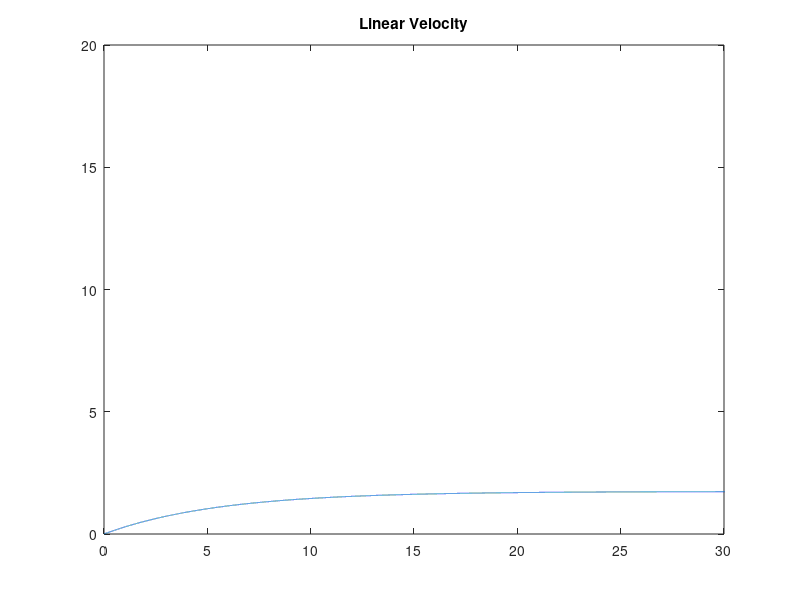

MATLAB code for this plot:
 %% Dynamics calculator %%
 
 %% Initial and Goal parameters%%
 initial_position = [0, 0]; 
 initial_bearing = 0;      % Initial angular position [rad]
 initial_velocity = 0;
 
 goal_position  = [2,2];
 
 %% Boat Parameters %%
 
mass = 15;
inertia_z = 5.414;     % Inertia around z
L1 = 0.61;                 % Distance from the motor shaft to x-axis [m] 
damping_yaw = 3.5;
damping_surge = 2.7; 

%% Time settings %%

time_interval = 0.001;
t = 0 : time_interval : 90;  % Discrete time vector
time_points = length(t);    % Size of the time vector (total amount of time points)

%% Forces and Torques %%

ForceL = 2.7;                                         % Force in left motor [N]
ForceR = 2;                                         % Force in right motor [N]
input_torque = L1*ForceL - L1*ForceR;   % Torque that creates to rotation in yaw

%% Velocities and Accelerations %%

linear_acc = zeros([1 time_points]);                        % generates a vector with the length of the time vector with all zeros
linear_acc(1) = (ForceL + ForceR)/(mass);                  % sets the initial linear acceleration at the first entry of the linear acc vector
linear_vel = zeros([1 time_points]);   % generates a vector with the length of the time vector with all zeros      
linear_vel(1) = initial_velocity;
linear_pos_displacement = zeros([1 time_points]);               % generates a vector with the length of the time vector with all zeros

angular_acc = zeros([1 time_points]);           % generates a vector with the length of the time vector with all zeros
angular_acc(1) = input_torque/(inertia_z);      % Initial angular acceleration
angular_vel = zeros([1 time_points]);           % generates a vector with the length of the time vector with all zeros
angular_pos = zeros([1 time_points]);           % generates a vector with the length of the time vector with all zeros
angular_pos(1) = initial_bearing;           % Initial angular position (orientation of the boat in earth frame)


%% Main program %%

for k = 2 : time_points  % A loop that populates all acceleration, velocity and position vectors based on their corresponding formulas

linear_acc(k) =(ForceL + ForceR - damping_surge*linear_vel(k-1))/(mass + damping_surge*time_interval);
linear_vel(k) = linear_vel(k-1) + linear_acc(k-1)*time_interval;
linear_pos_displacement(k) = linear_pos_displacement(k-1) + linear_vel(k-1)*time_interval + linear_acc(k-1)*time_interval^2;

angular_acc(k) = (input_torque - damping_yaw*angular_vel(k-1))/(inertia_z + damping_yaw*time_interval);                    
angular_vel(k) = angular_vel(k-1) + angular_acc(k-1)*time_interval;                         
angular_pos(k) = angular_pos(k-1) + angular_vel(k-1)*time_interval + angular_acc(k-1)*time_interval^2;

end


%% Plotting the data onto a x-y cartessian plane %%

cosine_angle = cos(angular_pos);
sine_angle = sin(angular_pos);

xVelocity = linear_vel .* cosine_angle;
yVelocity = linear_vel .* sine_angle;

xAcc = linear_acc .* cosine_angle;
yAcc = linear_acc .* sine_angle;

cartessian_position_x = zeros([1 time_points]);
cartessian_position_x(1) =initial_position(1);
cartessian_position_y = zeros([1 time_points]);
cartessian_position_y(1) =initial_position(2);

x_goal = goal_position(1);
y_goal = goal_position(2);
%closest_angle = 0.1;



for j = 2 : time_points

cartessian_position_x(j) =  cartessian_position_x(j-1) + xVelocity(j-1) *time_interval + (1/2) * xAcc (j-1) * time_interval^2;
cartessian_position_y(j) =  cartessian_position_y(j-1) + yVelocity(j-1) *time_interval + (1/2) * yAcc (j-1) * time_interval^2;

angle_difference = atan2((y_goal - cartessian_position_y(j)), (x_goal - cartessian_position_x(j))) - angular_pos(j);

% if abs(angle_difference) < 0.1
%     if abs(angle_difference) < closest_angle
%         closest_angle = angle_difference;
%     end
% end

end

constant_vel = linear_vel(90/0.001)

linear_acc_for_const_vel =(ForceL + ForceR)/(mass + damping_surge*900000);
linear_vel_constant= linear_acc_for_const_vel*900000



desired_vel = 5;
Forces_magnitude = (desired_vel*mass + desired_vel*damping_surge*500000)/500000

constant_ang_vel = angular_vel(40/0.001);

angular_acc_for_constant_ang_vel = (input_torque)/(inertia_z + damping_yaw*400000);                 
angular_vel = angular_acc_for_constant_ang_vel*400000;                     



%% Sample time (example time) %%

% time_ex =4.95;                               % Time at which you want the example
% t_ex = (time_interval^-1)*time_ex;          % Calculates in which entry of the time vector is the desired time for the example
% angular_pos_ex = angular_pos(t_ex);
% cartessian_position_x_ex = cartessian_position_x (t_ex);
% cartessian_position_y_ex = cartessian_position_y (t_ex);
% 
% L = 50;
% x2=cartessian_position_x_ex +(L*cos(angular_pos_ex));
% y2=cartessian_position_y_ex +(L*sin(angular_pos_ex));



%atan2((y_goal - cartessian_position_y_ex), (x_goal - cartessian_position_x_ex))*180/pi - angular_pos_ex*180/pi


%% Figures Surge %%

% figure(1)
% plot(t, linear_acc)
% title('Linear Acc')
% xlim([0 30])
% ylim([0 10])
% 
 figure(2)
 plot(t, linear_vel)
 title('Linear Velocity')
 xlim([0 30])
 ylim([0 20])
% 
% figure(3)
% plot(t, linear_pos_displacement)
% title('Linear Position')
% xlim([0 30])
% ylim([0 100])
% 
% figure(4)
% plot (cartessian_position_x, cartessian_position_y);
% xlim([0 4])
% ylim([0 4])
% hold on;
% %plot(cartessian_position_x_ex, cartessian_position_y_ex, 'r*');
% %hold on;
% plot(x_goal, y_goal, 'r*');
%hold on;
%plot([cartessian_position_x_ex x2],[cartessian_position_y_ex y2]);

% 
% %% Figures Yaw %%
% 
% 
% figure(5)
% plot(t, angular_acc)
% title('Angular Acc')
% xlim([0 30])
% ylim([0 10])
% 
% figure(6)
% plot(t, angular_vel)
% title('angular vel')
% xlim([0 30])
% ylim([0 5])
% 
% figure(7)
% plot(t, angular_pos)
% title('Angular Position')
% xlim([0 30])
% ylim([0 10])
% 
% %figure(6)
% %fplot (angular_pos);
% %title('Angular Position')
% %xlim([0 2])
% %ylim([-10 10])



